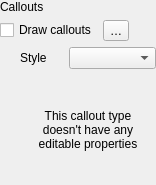
                    <widget class="QWidget" name="scrollAreaWidgetContents_7">
                     <property name="geometry">
                      <rect>
                       <x>0</x>
                       <y>0</y>
                       <width>156</width>
                       <height>185</height>
                      </rect>
                     </property>
                     <layout class="QGridLayout" name="gridLayout_46">
                      <property name="leftMargin">
                       <number>0</number>
                      </property>
                      <property name="topMargin">
                       <number>0</number>
                      </property>
                      <property name="rightMargin">
                       <number>0</number>
                      </property>
                      <property name="bottomMargin">
                       <number>0</number>
                      </property>
                      <item row="0" column="0">
                       <layout class="QGridLayout" name="gridLayout_43">
                        <item row="0" column="0">
                         <widget class="QLabel" name="label_511">
                          <property name="text">
                           <string>Callouts</string>
                          </property>
                         </widget>
                        </item>
                        <item row="1" column="1">
                         <widget class="QgsPropertyOverrideButton" name="mCalloutDrawDDBtn">
                          <property name="text">
                           <string>…</string>
                          </property>
                         </widget>
                        </item>
                        <item row="2" column="0" colspan="3">
                         <layout class="QGridLayout" name="gridLayout_45" columnstretch="0,0,0">
                          <property name="leftMargin">
                           <number>20</number>
                          </property>
                          <property name="topMargin">
                           <number>0</number>
                          </property>
                          <item row="0" column="1" colspan="2">
                           <widget class="QComboBox" name="mCalloutStyleComboBox"/>
                          </item>
                          <item row="0" column="0">
                           <widget class="QLabel" name="label_11">
                            <property name="text">
                             <string>Style</string>
                            </property>
                           </widget>
                          </item>
                          <item row="1" column="0" colspan="3">
                           <widget class="QStackedWidget" name="mCalloutStackedWidget">
                            <widget class="QWidget" name="pageDummy">
                             <layout class="QVBoxLayout" name="verticalLayout_19">
                              <item>
                               <widget class="QLabel" name="label_45">
                                <property name="text">
                                 <string>This callout type doesn't have any editable properties</string>
                                </property>
                                <property name="alignment">
                                 <set>Qt::AlignCenter</set>
                                </property>
                                <property name="wordWrap">
                                 <bool>true</bool>
                                </property>
                               </widget>
                              </item>
                             </layout>
                            </widget>
                           </widget>
                          </item>
                         </layout>
                        </item>
                        <item row="1" column="0">
                         <widget class="QCheckBox" name="mCalloutsDrawCheckBox">
                          <property name="sizePolicy">
                           <sizepolicy hsizetype="Maximum" vsizetype="Fixed">
                            <horstretch>0</horstretch>
                            <verstretch>0</verstretch>
                           </sizepolicy>
                          </property>
                          <property name="text">
                           <string>Draw callouts</string>
                          </property>
                         </widget>
                        </item>
                        <item row="1" column="2">
                         <spacer name="horizontalSpacer_15">
                          <property name="orientation">
                           <enum>Qt::Horizontal</enum>
                          </property>
                          <property name="sizeHint" stdset="0">
                           <size>
                            <width>0</width>
                            <height>20</height>
                           </size>
                          </property>
                         </spacer>
                        </item>
                       </layout>
                      </item>
                     </layout>
                    </widget>
